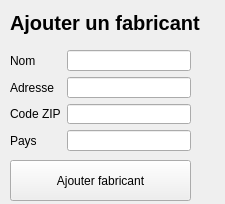
<?xml version="1.0" encoding="UTF-8"?>
<ui version="4.0">
 <class>Form_NewManufacturer</class>
 <widget class="QWidget" name="Form_NewManufacturer">
  <property name="geometry">
   <rect>
    <x>0</x>
    <y>0</y>
    <width>225</width>
    <height>204</height>
   </rect>
  </property>
  <property name="minimumSize">
   <size>
    <width>216</width>
    <height>196</height>
   </size>
  </property>
  <property name="windowTitle">
   <string>Fabricant</string>
  </property>
  <widget class="QPushButton" name="pushButton_AjouterManufacturer">
   <property name="geometry">
    <rect>
     <x>10</x>
     <y>160</y>
     <width>181</width>
     <height>41</height>
    </rect>
   </property>
   <property name="text">
    <string>Ajouter fabricant</string>
   </property>
  </widget>
  <widget class="QWidget" name="formLayoutWidget">
   <property name="geometry">
    <rect>
     <x>10</x>
     <y>50</y>
     <width>181</width>
     <height>101</height>
    </rect>
   </property>
   <layout class="QFormLayout" name="formLayout_2">
    <item row="0" column="0">
     <widget class="QLabel" name="label_8">
      <property name="text">
       <string>Nom</string>
      </property>
     </widget>
    </item>
    <item row="0" column="1">
     <widget class="QLineEdit" name="lineEdit_NomManufacturer"/>
    </item>
    <item row="1" column="0">
     <widget class="QLabel" name="label_9">
      <property name="text">
       <string>Adresse</string>
      </property>
     </widget>
    </item>
    <item row="1" column="1">
     <widget class="QLineEdit" name="lineEdit_Adresse"/>
    </item>
    <item row="2" column="0">
     <widget class="QLabel" name="label_10">
      <property name="text">
       <string>Code ZIP</string>
      </property>
     </widget>
    </item>
    <item row="2" column="1">
     <widget class="QLineEdit" name="lineEdit_ZIP"/>
    </item>
    <item row="3" column="0">
     <widget class="QLabel" name="label_11">
      <property name="text">
       <string>Pays</string>
      </property>
     </widget>
    </item>
    <item row="3" column="1">
     <widget class="QLineEdit" name="lineEdit_Country"/>
    </item>
   </layout>
  </widget>
  <widget class="QLabel" name="label_12">
   <property name="geometry">
    <rect>
     <x>10</x>
     <y>10</y>
     <width>211</width>
     <height>25</height>
    </rect>
   </property>
   <property name="font">
    <font>
     <pointsize>15</pointsize>
     <weight>75</weight>
     <bold>true</bold>
    </font>
   </property>
   <property name="text">
    <string>Ajouter un fabricant</string>
   </property>
  </widget>
 </widget>
 <tabstops>
  <tabstop>lineEdit_NomManufacturer</tabstop>
  <tabstop>lineEdit_Adresse</tabstop>
  <tabstop>lineEdit_ZIP</tabstop>
  <tabstop>lineEdit_Country</tabstop>
  <tabstop>pushButton_AjouterManufacturer</tabstop>
  <tabstop>comboBox_Manufacturer</tabstop>
  <tabstop>pushButton_NewManufacturer</tabstop>
  <tabstop>lineEdit_PieceName</tabstop>
  <tabstop>lineEdit_EANPiece</tabstop>
  <tabstop>plainTextEdit_DescriptionPiece</tabstop>
  <tabstop>doubleSpinBox_PrixPiece</tabstop>
  <tabstop>comboBox_Vehicule</tabstop>
  <tabstop>pushButton_NewVehicule</tabstop>
 </tabstops>
 <resources/>
 <connections/>
</ui>
